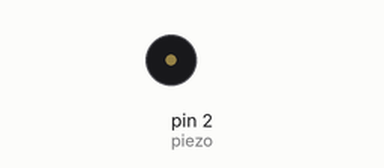
The sketch below on a simulated Arduino Uno, built with avr-gcc and run on an emulated ATmega328P. Parts: buzzer (waves = sounding). At 10.2 s the program stops and its outputs stay as they are.

Above: at 0.1 s.
Timing chart, 0 to 1.6 s (numbered marks = the images above):
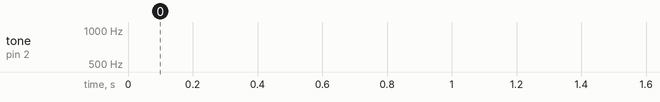

The sketch:

sirene_police.ino
```cpp
int piezo=2;

int millis0=0;

void setup() {

  pinMode(piezo,OUTPUT);

  millis0=millis();

}

void loop() {

  for(int freq=500;freq<=1000;freq++) {
     tone(piezo,freq);
  delay(1);
  }

  for(int freq=1000;freq>=500;freq--) {
    tone(piezo,freq);
    delay(1);
  }

  if(millis()-millis0>10000) {
    noTone(piezo);
    while(1);
  }
}
```
